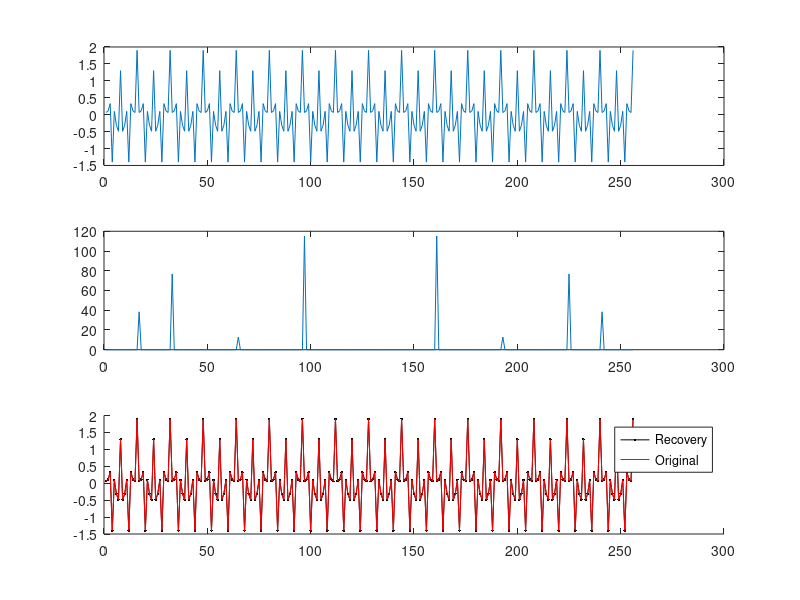

Recreate this plot in MATLAB.

%  1-D信号压缩传感的实现(正交匹配追踪法Orthogonal Matching Pursuit)
%  测量数M>=K*log(N/K),K是稀疏度,N信号长度,可以近乎完全重构
%  编程人--香港大学电子工程系 沙威  Email: wsha@eee.hku.hk
%  编程时间：2008年11月18日
%  文档下载: http://www.eee.hku.hk/~wsha/Freecode/freecode.htm 
%  参考文献：Joel A. Tropp and Anna C. Gilbert 
%  Signal Recovery From Random Measurements Via Orthogonal Matching
%  Pursuit，IEEE TRANSACTIONS ON INFORMATION THEORY, VOL. 53, NO. 12,
%  DECEMBER 2007.
 
clc;clear
 
%%  1. 时域测试信号生成
K=10;      %  稀疏度(做FFT可以看出来)
N=256;    %  信号长度
M=64;     %  测量数(M>=K*log(N/K),至少40,但有出错的概率)
f1=50;    %  信号频率1
f2=100;   %  信号频率2
f3=200;   %  信号频率3
f4=300;   %  信号频率4
fs=800;   %  采样频率
ts=1/fs;  %  采样间隔
Ts=1:N;   %  采样序列
x=0.3*cos(2*pi*f1*Ts*ts)+0.6*cos(2*pi*f2*Ts*ts)+0.1*cos(2*pi*f3*Ts*ts)+0.9*cos(2*pi*f4*Ts*ts);  %  完整信号,由4个信号叠加而来


% 画出图像 以及 其 频谱图
subplot(3,1,1);
plot(x);
subplot(3, 1, 2);
plot(abs(fft(x)));


% %  2.  时域信号压缩传感
% Phi=randn(M,N);                                   %  测量矩阵(高斯分布白噪声)64*256的扁矩阵，Phi也就是文中说的D矩阵
% s=Phi*x.';                                        %  获得线性测量 ，s相当于文中的y矩阵
s_T = randperm(N,M);
samp_mat = eye(N);
Phi = samp_mat(s_T, :);
% size(Phi)
% Phi

s = x(s_T);
s = s';
% length(s)


% pause()

%%  3.  正交匹配追踪法重构信号(本质上是L_1范数最优化问题)
%匹配追踪：找到一个其标记看上去与收集到的数据相关的小波；在数据中去除这个标记的所有印迹；不断重复直到我们能用小波标记“解释”收集到的所有数据。
 
m=2*K;                                            %  算法迭代次数(m>=K)，设x是K-sparse的
Psi=fft(eye(N,N))/sqrt(N);                        %  傅里叶正变换矩阵
T=Phi*Psi';                                       %  恢复矩阵(测量矩阵*正交反变换矩阵)
 
hat_y=zeros(1,N);                                 %  待重构的谱域(变换域)向量                     
Aug_t=[];                                         %  增量矩阵(初始值为空矩阵)
r_n=s;                                            %  残差值
 
for times=1:m;                                    %  迭代次数(有噪声的情况下,该迭代次数为K)
    for col=1:N;                                  %  恢复矩阵的所有列向量
        product(col)=abs(T(:,col)'*r_n);          %  恢复矩阵的列向量和残差的投影系数(内积值) 
    end
    [val,pos]=max(product);                       %  最大投影系数对应的位置，即找到一个其标记看上去与收集到的数据相关的小波
    Aug_t=[Aug_t,T(:,pos)];                       %  矩阵扩充    
    
    T(:,pos)=zeros(M,1);                          %  选中的列置零（实质上应该去掉，为了简单我把它置零），在数据中去除这个标记的所有印迹
    aug_y=(Aug_t'*Aug_t)^(-1)*Aug_t'*s;           %  最小二乘,使残差最小
    r_n=s-Aug_t*aug_y;                            %  残差
    pos_array(times)=pos;                         %  纪录最大投影系数的位置
end
hat_y(pos_array)=aug_y;                           %  重构的谱域向量
hat_x=real(Psi'*hat_y.');                         %  做逆傅里叶变换重构得到时域信号
 
%%  4.  恢复信号和原始信号对比
figure(1);
subplot(3,1,3);
hold on;
plot(hat_x,'k.-')                                 %  重建信号
plot(x,'r')                                       %  原始信号
legend('Recovery','Original')
norm(hat_x.'-x)/norm(x)                           %  重构误差

